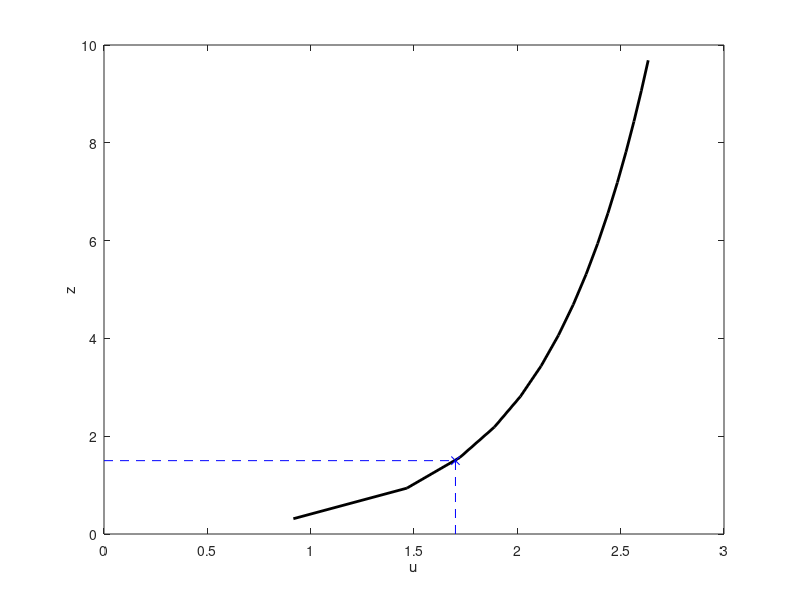

MATLAB code to generate this figure: (Note: this script raises an error after producing the figure.)
clear all;  clc ; close all ; 

% Check logarithmic interpolation

%% Set up the grid and a velocity profile
% choose a water depth
h = 10;
% choose a reference elevation (I'd rather call this zref)
zref = 1.5;
% choose a number of levels
N=16;
% choose a zo apparent from M94...this could range up to as much as 2 -5 cm in rough bottoms
% and maybe get really big with cobble/boulder bottoms
z0 = 0.05; 
% make up a friction velocity so we can make a fake log profile
ustar = 0.2;
% make array of z_w faces from bottom to surface
z_w = linspace(0.,h,N+1);
% make array of z_r rho points between z_w
dz = diff(z_w);
z_r = z_w(1:end-1)+0.5*dz;
if(z_r(1)<=z0)
   error('This is a problem. Not sure what the model would do overall. Maybe set z0=0.5z_r(1)?')
end
% make a fake log profile
u = ustar/0.4*log(z_r/z0); % log profile


%plot(u,z_r,'+')
%xlim([0 4])
%ylim([0 h])

%% Do the interpolation and plot the interpolated velocity
% option 1
if(0) % option 1 - this allows log profile to continue smoothly to 0 at z = z0
   if(zref <= z0)
      disp('Dont know what to do. zref must be > z0')
      % we could do linear interpolation to z= 0
      % that is still bogus, but at least a positive number
      % this option is discontinous...nice log profile to zo, but then
      % jumps up below that and decreases linearly to 0 at z=0.
      ursg = 0. + u(1) * zref/z_r(1);
   else
      for k=2:N
         if zref <= z_r(k)
            ursg = u(k)+(u(k)-u(k-1))/log( z_r(k)/z_r(k-1)) * log(zref/z_r(k));
            break
         end
      end
   end
end
%% option 1
if(1) % option 2 - do the linear profile below zref = z_r(1)
   if(zref <= z_r(1))
      disp('Doing linear interpolation below z_r(1)')
      % we could do linear interpolation to z= 0
      % that is still bogus, but at least a positive number
      % this option is smoother...linear from z=zref to z=0. Maybe more 
      % robust...but option 1 is better when z0 < zref < z_r(1)
      ursg = 0. + u(1) * zref/z_r(1);
   else
      for k=2:N
         disp([zref, z_r(k)]);
         if zref > z_r(k-1) && zref <= z_r(k);
            ursg = u(k)+(u(k)-u(k-1))/log( z_r(k)/z_r(k-1)) * log(zref/z_r(k));
            break
         end
      end
   end
end

figure(1); 

plot(u,z_r,'k','LineWidth',2)
hold on
plot(ursg,zref,'bx')
x1=ursg; y1=zref;
hold on
plot([x1 x1], [0.0 y1],'b--');
hold on
plot([0.0 x1],[y1 y1],'b--');
hold on 
xlabel('u')
ylabel('z')
%%

abs_zoMIN=5.0*(10^-5);
d50=0.0004; % d50 has to be greater than 0.0005 for zoMIN to be depending on it.  

% zref = reference height for current velocity [m]
zr=zref; 
zoMAX=0.9*zref; 
zoMIN=max(abs_zoMIN,2.5*d50/30.0)   ; 
zoN=min(max(2.5*d50/30.0, zoMIN),zoMAX) ;

m_kb=zoN*30 ; 

ubr=0.32; %      ubr = rep. wave-orbital velocity amplitude outside wbl [m/s]
wr=1.06 ; %      wr = rep. angular wave frequency = 2pi/T [rad/s]
ucr=ursg; %      ucr = current velocity at height zr [m/s] %1.43*10^(-2) ;
%zr=0.02 ; % 0.0224;  % 0.16; 
%      phiwc = angle between currents and waves at zr (radians)
phiwc= 4.33;% 0.222; 
%      kN = bottom roughness height (e.q. Nikuradse k) [m]
%kN=1.5000000000000000E-003 ; 

iverbose=1 ;
m = m94( ubr, wr, ucr, zr, phiwc, m_kb, iverbose ) ; 

disp('z not')
zoa = m.zoa 
disp('thck_wbl')
dwc = m.dwc
disp('current shear stress')
ustrc=m.ustrc 





%% Plot it
%x1=2.3026; y1=0.1;
%clf
%figure(1); 
%plot(u,z_r,'k','LineWidth',2)
%hold on


 
